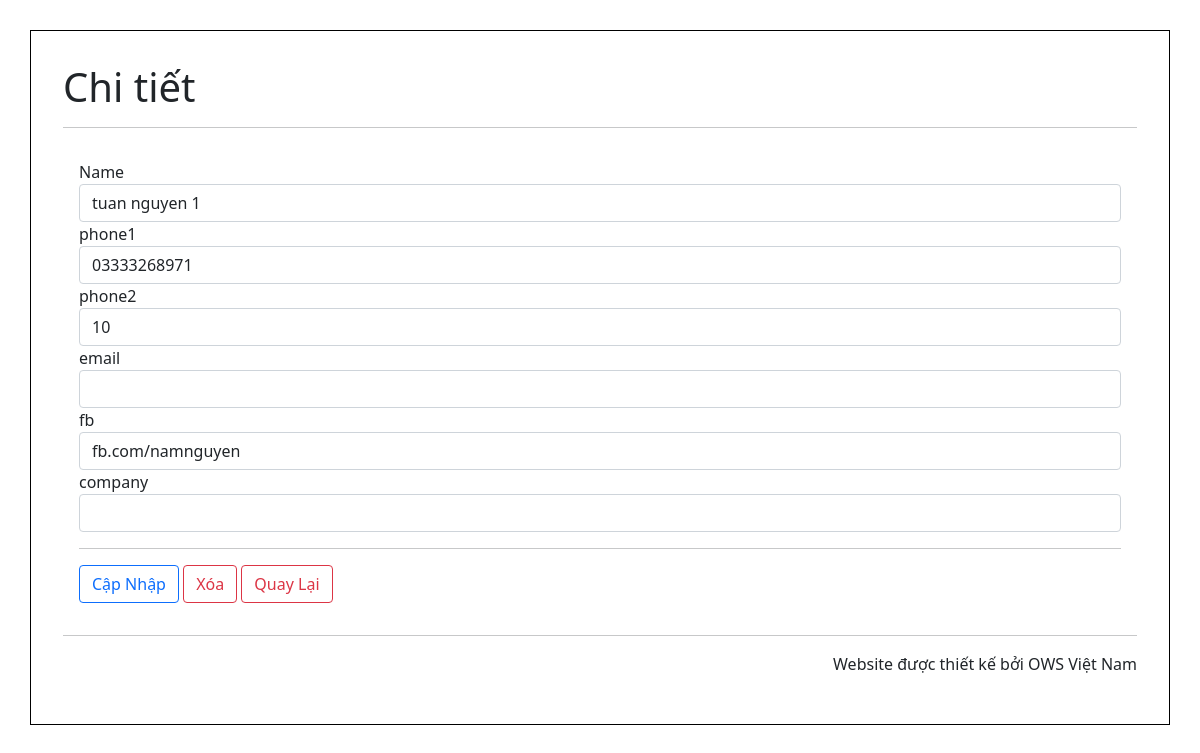
Page /contact/edit/3 on the committed database.
### tables this page shows
CREATE TABLE `contacts` (
  `id` int(11) NOT NULL,
  `name` varchar(100) NOT NULL,
  `phone1` varchar(20) NOT NULL,
  `phone2` varchar(20) NOT NULL,
  `email` varchar(100) NOT NULL,
  `fb` varchar(200) NOT NULL,
  `company` varchar(100) NOT NULL
);

### application/controllers/Contact.php (called while the page is built, shortened)
<?php
class contact extends CI_Controller
{
	public function __construct()
	{
		$this->load->model('contactmodel');
		$this->load->library('session');
		$this->load->helper('url');
	}
	public function edit($id)
	{
		$data['contact_item'] = $this->contactmodel->getContact($id);
		$this->load->view('contact_edit', $data);
	}
}

### index.php (called while the page is built, shortened)
<?php
require_once BASEPATH.'core/CodeIgniter.php';

### application/models/Contactmodel.php (called while the page is built, shortened)
<?php
class contactmodel extends CI_Model
{
	public function getContact($id)
	{
		$query = $this->db->get_where('contacts', array('id' => $id));
		return $query->first_row();
	}
}

### application/views/Contact_edit.php (the view, shortened to what this page needs)
<!DOCTYPE html>
<html lang="en">
<head>
	<link href="https://cdn.jsdelivr.net/npm/bootstrap@5.1.1/dist/css/bootstrap.min.css" rel="stylesheet">
</head>
<body>
	<div class="container">
		<div id="body">
			<h1>Chi tiết</h1>
			<hr>
			<div class="card-body">
				<form action="<?php echo base_url('contact/update/' . $contact_item->id); ?>" method="POST">
					<div class="form-group">
						<label for="name">Name</label>
						<input type="text" class="form-control" id="name" name="name" value="<?php echo $contact_item->name; ?>">
					</div>
					<div class="form-group">
						<label for="phone1">phone1</label>
						<input type="text" class="form-control" id="phone1" name="phone1" value="<?php echo $contact_item->phone1; ?>">
					</div>
					<div class="form-group">
						<label for="phone1">phone2</label>
						<input type="text" class="form-control" id="phone2" name="phone2" value="<?php echo $contact_item->phone2; ?>">
					</div>
					<div class="form-group">
						<label for="email">email</label>
						<input type="text" class="form-control" id="email" name="email" value="<?php echo $contact_item->email; ?>">
					</div>
					<div class="form-group">
						<label for="fb">fb</label>
						<input type="text" class="form-control" id="fb" name="fb" value="<?php echo $contact_item->fb; ?>">
					<div class="form-group">
						<label for="company">company</label>
						<input type="text" class="form-control" id="company" name="company" value="<?php echo $contact_item->company; ?>">
					</div>
					<hr>
					<button type="submit" class="btn btn-outline-primary">Cập Nhập</button>
					<a class="btn btn-outline-danger" href="<?php echo base_url('contact/del/' . $contact_item->id) ?>">
					Xóa
				</a>
				<a href="/ows-contact" class="btn btn-outline-danger">Quay Lại</a>
				</form>
			</div>
		</div>
		<hr>
		<p class="footer" style="text-align: right;">Website được thiết kế bởi OWS Việt Nam</p>
	</div>
</body>
</html>

### application/views/Contact_edit.php (style rules this page uses)
.container { display: grid; margin-top: 30px; padding: 2em; border: 1px solid black; }

### rows in the picture
contacts: name "tuan nguyen 1", phone1 "03333268971", phone2 "10", fb "fb.com/namnguyen"
